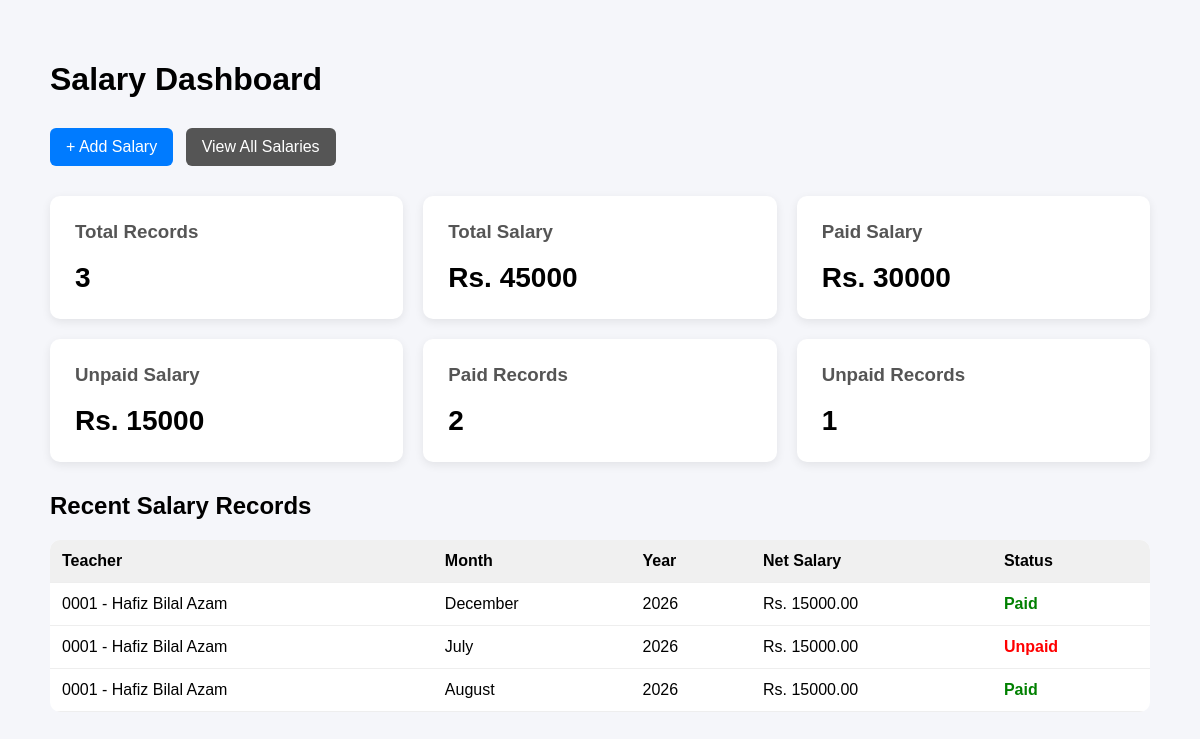
The page /salary/ on the database its author committed.
### salary/models.py (models this page shows, shortened)
class Salary(models.Model):
    MONTH_CHOICES = [
        ("January", "January"),
        ("February", "February"),
        ("March", "March"),
        ("April", "April"),
        ("May", "May"),
        ("June", "June"),
        ("July", "July"),
        ("August", "August"),
        ("September", "September"),
        ("October", "October"),
        ("November", "November"),
        ("December", "December"),
    ]
    PAYMENT_METHODS = [
        ("Cash", "Cash"),
        ("Bank", "Bank"),
        ("JazzCash", "JazzCash"),
        ("EasyPaisa", "EasyPaisa"),
    ]
    teacher = models.ForeignKey(
        Teacher,
        on_delete=models.CASCADE,
        related_name="salary_entries"
    )
    month = models.CharField(
        max_length=20,
        choices=MONTH_CHOICES
    )
    year = models.PositiveIntegerField()
    basic_salary = models.DecimalField(
        max_digits=10,
        decimal_places=2,
        default=0
    )
    allowance = models.DecimalField(
        max_digits=10,
        decimal_places=2,
        default=0
    )
    advance = models.DecimalField(
        max_digits=10,
        decimal_places=2,
        default=0
    )
    deduction = models.DecimalField(
        max_digits=10,
        decimal_places=2,
        default=0
    )
    net_salary = models.DecimalField(
        max_digits=10,
        decimal_places=2,
        default=0
    )
    paid = models.BooleanField(
        default=False
    )
    payment_method = models.CharField(
        max_length=20,
        choices=PAYMENT_METHODS,
        default="Cash"
    )
    payment_date = models.DateField(
        null=True,
        blank=True
    )
    remarks = models.TextField(
        blank=True
    )
    created_at = models.DateTimeField(
        auto_now_add=True
    )
    class Meta:
        ordering = [
            "-year",
            "-id",
        ]
        constraints = [
            models.UniqueConstraint(
                fields=[
                    "teacher",
                    "month",
                    "year",
                ],
                name="unique_salary_teacher_month_year"
            )
        ]

### teachers/models.py (models this page shows, shortened)
class Teacher(models.Model):
    GENDER_CHOICES = [
        ("Male", "Male"),
        ("Female", "Female"),
    ]
    STATUS_CHOICES = [
        ("Active", "Active"),
        ("Inactive", "Inactive"),
    ]
    user = models.OneToOneField(
        User,
        on_delete=models.SET_NULL,
        related_name="teacher_profile",
        blank=True,
        null=True,
    )
    employee_id = models.CharField(
        max_length=20,
        unique=True,
        blank=True,
        null=True,
    )
    first_name = models.CharField(
        max_length=100
    )
    last_name = models.CharField(
        max_length=100,
        blank=True,
    )
    father_name = models.CharField(
        max_length=150
    )
    photo = models.ImageField(
        upload_to="teachers/",
        blank=True,
        null=True,
    )
    gender = models.CharField(
        max_length=10,
        choices=GENDER_CHOICES,
    )
    date_of_birth = models.DateField()
    phone = models.CharField(
        max_length=20
    )
    email = models.EmailField(
        blank=True,
        null=True,
    )
    cnic = models.CharField(
        max_length=15,
        unique=True,
    )
    qualification = models.CharField(
        max_length=150
    )
    subject = models.CharField(
        max_length=100
    )
    salary = models.DecimalField(
        max_digits=10,
        decimal_places=2,
    )
    joining_date = models.DateField()
    address = models.TextField()
    status = models.CharField(
        max_length=10,
        choices=STATUS_CHOICES,
        default="Active",
    )
    created_at = models.DateTimeField(
        auto_now_add=True
    )
    def __str__(self):
        return (
            f"{self.employee_id} - "
            f"{self.first_name} "
            f"{self.last_name}"
        )

### salary/views.py (the view)
def salary_dashboard(request):
    salaries = Salary.objects.select_related(
        "teacher"
    )
    total_records = salaries.count()
    total_salary = salaries.aggregate(
        total=Sum("net_salary")
    )["total"] or 0
    total_paid = salaries.filter(
        paid=True
    ).aggregate(
        total=Sum("net_salary")
    )["total"] or 0
    total_unpaid = salaries.filter(
        paid=False
    ).aggregate(
        total=Sum("net_salary")
    )["total"] or 0
    paid_records = salaries.filter(
        paid=True
    ).count()
    unpaid_records = salaries.filter(
        paid=False
    ).count()
    recent_salaries = salaries.order_by(
        "-id"
    )[:5]
    return render(
        request,
        "salary/salary_dashboard.html",
        {
            "total_records": total_records,
            "total_salary": total_salary,
            "total_paid": total_paid,
            "total_unpaid": total_unpaid,
            "paid_records": paid_records,
            "unpaid_records": unpaid_records,
            "recent_salaries": recent_salaries,
        }
    )

### salary/templates/salary/salary_dashboard.html (shortened to what this page needs)
<!DOCTYPE html>
<html>
<head>
</head>
<body>
<div class="container">
    <h1>Salary Dashboard</h1>
    <div class="actions">
        <a href="{% url 'salary:add_salary' %}" class="btn">
            + Add Salary
        </a>
        <a href="{% url 'salary:salary_list' %}" class="btn secondary">
            View All Salaries
        </a>
    </div>
    <div class="cards">
        <div class="card">
            <h3>Total Records</h3>
            <div class="number">
                {{ total_records }}
            </div>
        </div>
        <div class="card">
            <h3>Total Salary</h3>
            <div class="number">
                Rs. {{ total_salary }}
            </div>
        </div>
        <div class="card">
            <h3>Paid Salary</h3>
            <div class="number">
                Rs. {{ total_paid }}
            </div>
        </div>
        <div class="card">
            <h3>Unpaid Salary</h3>
            <div class="number">
                Rs. {{ total_unpaid }}
            </div>
        </div>
        <div class="card">
            <h3>Paid Records</h3>
            <div class="number">
                {{ paid_records }}
            </div>
        </div>
        <div class="card">
            <h3>Unpaid Records</h3>
            <div class="number">
                {{ unpaid_records }}
            </div>
        </div>
    </div>
    <h2>Recent Salary Records</h2>
    <table>
        <thead>
            <tr>
                <th>Teacher</th>
                <th>Month</th>
                <th>Year</th>
                <th>Net Salary</th>
                <th>Status</th>
            </tr>
        </thead>
        <tbody>
        {% for salary in recent_salaries %}
            <tr>
                <td>
                    {{ salary.teacher }}
                </td>
                <td>
                    {{ salary.month }}
                </td>
                <td>
                    {{ salary.year }}
                </td>
                <td>
                    Rs. {{ salary.net_salary }}
                </td>
                <td>
                    {% if salary.paid %}
                        <span class="paid">Paid</span>
                    {% else %}
                        <span class="unpaid">Unpaid</span>
                    {% endif %}
                </td>
            </tr>
        {% empty %}
            <tr>
                <td colspan="5">
                    No salary records available.
                </td>
            </tr>
        {% endfor %}
        </tbody>
    </table>
</div>
</body>
</html>

### salary/templates/salary/salary_dashboard.html (style rules this page uses)
body { font-family: Arial, sans-serif; background: #f5f6fa; margin: 0; padding: 40px; }
.container { max-width: 1100px; margin: auto; }
h1 { margin-bottom: 30px; }
.cards { display: grid; grid-template-columns: repeat(3, 1fr); gap: 20px; margin-bottom: 30px; }
.card { background: white; padding: 25px; border-radius: 10px; box-shadow: 0 3px 10px rgba(0,0,0,0.08); }
.card h3 { margin-top: 0; color: #555; }
.card .number { font-size: 28px; font-weight: bold; }
.actions { margin-bottom: 30px; }
.btn { display: inline-block; padding: 10px 16px; margin-right: 8px; background: #007bff; color: white; text-decoration: none; border-radius: 6px; }
.btn.secondary { background: #555; }
table { width: 100%; border-collapse: collapse; background: white; border-radius: 10px; overflow: hidden; }
th, td { padding: 12px; border-bottom: 1px solid #eee; text-align: left; }
th { background: #f0f0f0; }
.paid { color: green; font-weight: bold; }
.unpaid { color: red; font-weight: bold; }

### rows shown on the page
Salary: teacher "0001 - Hafiz Bilal Azam", month "December", year "2026", net_salary "15000.00", paid "Paid"
Salary: teacher "0001 - Hafiz Bilal Azam", month "July", year "2026", net_salary "15000.00", paid "Unpaid"
Salary: teacher "0001 - Hafiz Bilal Azam", month "August", year "2026", net_salary "15000.00", paid "Paid"

### other values the page prints
{{ total_records }} "3"
{{ total_salary }} "45000"
{{ total_paid }} "30000"
{{ total_unpaid }} "15000"
{{ paid_records }} "2"
{{ unpaid_records }} "1"
